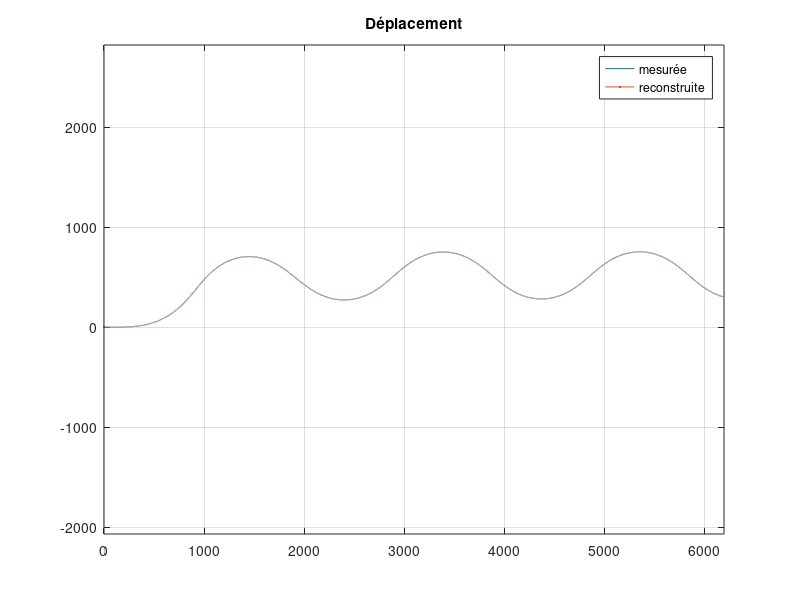
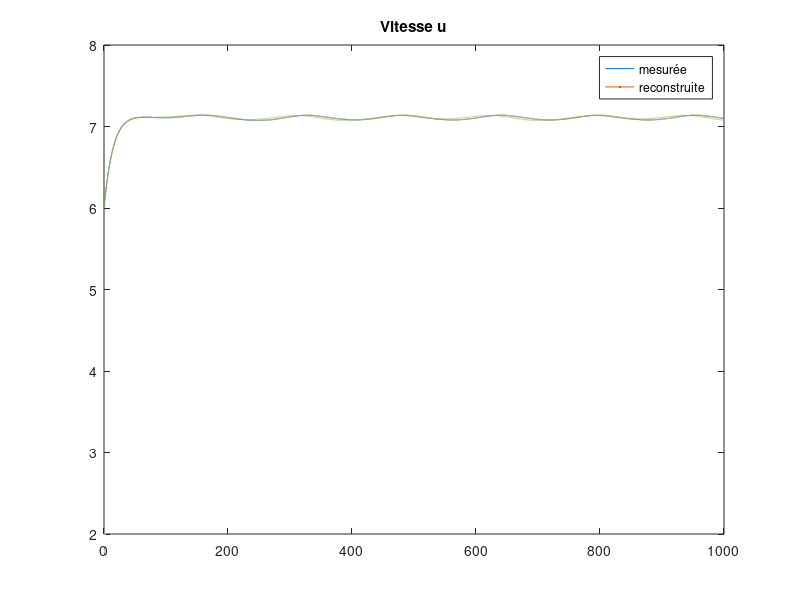
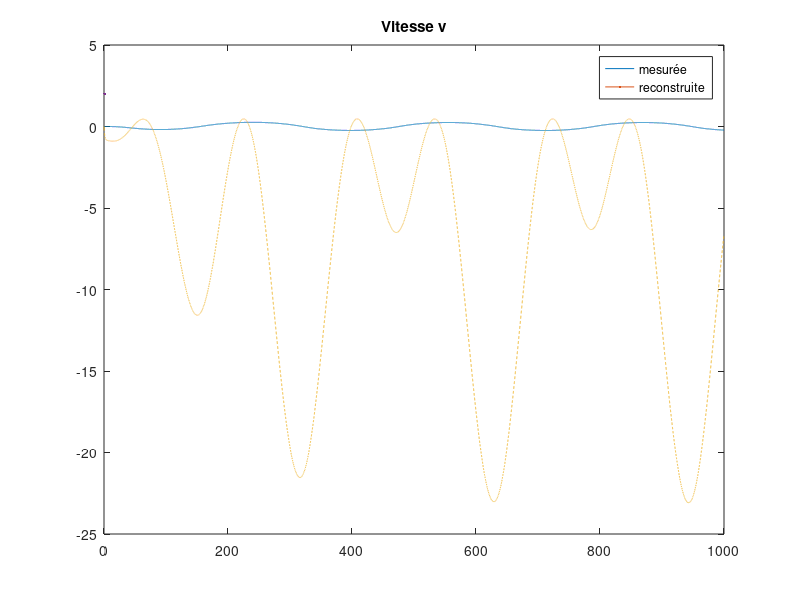
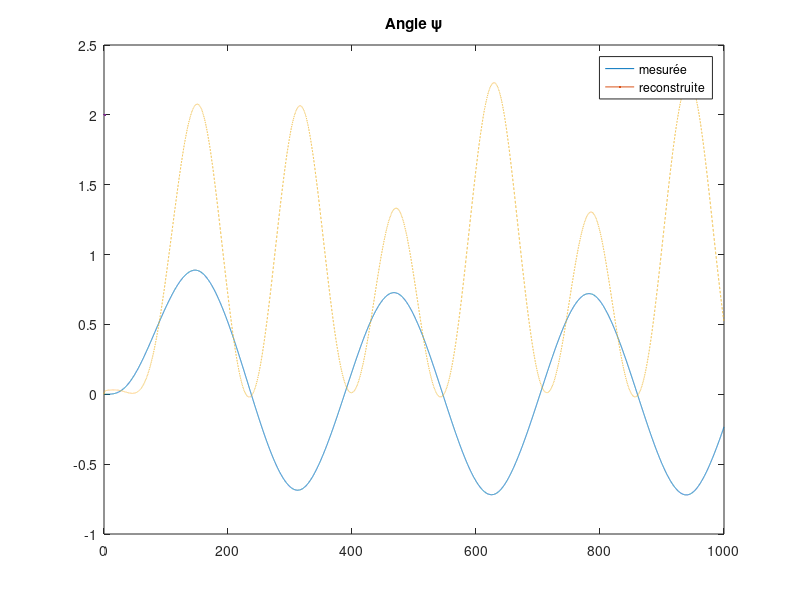

Write the MATLAB code that produced these figures, in order.
clear all
close all
clc

%% Paramètres

load('data_virage.mat')
simdata = ans;

T_final = 1000;	       
h = 0.05; 
t = 0:h:T_final;  

u     = simdata(:,1); 
v     = simdata(:,2);          
p     = rad2deg(simdata(:,3));   
ra     = (simdata(:,4));
phi   = rad2deg(simdata(:,5));
psi   = simdata(:,6);
psid   = psi*180/pi;
tauN  = simdata(:,7);
U     = simdata(:,8);
x     = simdata(:,9);
y     = simdata(:,10);
psi_d = rad2deg(simdata(:,11)); % Commande de l'angle psi sur la simulation

vx = u.*cos(psi)-v.*sin(psi);
vy = u.*sin(psi)+v.*cos(psi);

ax = gradient(u,h);
ay = gradient(v,h);

va = zeros(1,length(t));
phia = zeros(1,length(t));
for i = 2:length(t)
    va(1,i) = va(1,i-1) + ay(i-1)*h;
    phia(1,i) = phia(1,i-1) + ra(i-1)*h;
end

figure(4),
plot(t,v,t,va,'--')

%% Point d'équilibre

x_eq = 0;
y_eq = 0;
u_eq = 8;
v_eq = 1;
psi_eq = 0.1;

%% Matrice
A = [0 0 cos(psi_eq) -sin(psi_eq) -u_eq*sin(psi_eq)-v_eq*cos(psi_eq);
     0 0 sin(psi_eq) cos(psi_eq) u_eq*cos(psi_eq)-v_eq*sin(psi_eq);
     0 0 0 0 0;
     0 0 0 0 0;
     0 0 0 0 0];

B = [0 0 0;
     0 0 0;
     1 0 0;
     0 1 0;
     0 0 1];

C = [1 0 0 0 0;
     0 1 0 0 0;
     0 0 1 0 0];

D = zeros(3);

sys = ss(A,B,C,D);

Ob = obsv(A, C);
r = rank(Ob);

if r == 4

    %On enlève la partie non observable
    sysr = minreal(sys);
    [A, B, C, D] = ssdata(sysr);
    %rank(obsv(A_r, C_r))
    
    %Observateur de Luenberger
    poles_obsv = [-10 -10 -10 -11]; % Pôles plus rapides que ceux du système
    L = place(A', C', poles_obsv)';
    
    A_ob = A - L*C;

    % Initialisation de l'état
    x_0 = [x(1); y(1); u(1); v(1)];

    xr = zeros(4,length(t));
    xr(:,1) = x_0;
    
    xr_chap = zeros(4,length(t));
    xr_chap(:,1) = x_0;

    xe = [x_eq; y_eq; u_eq; v_eq];
    x_0 = x_0 - xe;

elseif r == 5
    %Observateur de Luenberger
    poles_obsv = [-10 -1 -1 -1 -5]; % Pôles plus rapides que ceux du système
    L = place(A', C', poles_obsv)';
    
    A_ob = A - L*C;

    % Initialisation de l'état
    x_0 = [x(1); y(1); u(1); v(1); phi(1)];

    xr = zeros(5,length(t));
    xr(:,1) = x_0;
    
    xr_chap = zeros(5,length(t));
    xr_chap(:,1) = x_0;

    xe = [x_eq; y_eq; u_eq; v_eq; psi_eq];

    x_0 = x_0 - xe;

end


%% Simulation

for i = 2:length(t)
    dx = A*xr(:,i-1) + B*[ax(i-1); ay(i-1); ra(i-1)];
    xr(:,i) = xr(:,i-1) + dx*h;

    dx_chap = A_ob*xr_chap(:,i-1) + B*[ax(i-1); ay(i-1); ra(i-1)] + L*[x(i-1); y(i-1); u(i-1)];
    xr_chap(:,i) = xr_chap(:,i-1) + dx_chap*h;
end



xa = xr(1,:);
yr = xr(2,:);
ur = xr(3,:);
vr = xr(4,:);

xa_chap = xr_chap(1,:);
yr_chap = xr_chap(2,:);
ur_chap = xr_chap(3,:);
vr_chap = xr_chap(4,:);

if r == 5
    psir = xr(5,:);
    psir_chap = xr_chap(5,:);

end

%% Plots
figure(1),
plot(x,y,LineWidth=2)
hold on 
plot(xa_chap,yr_chap,'--',LineWidth=2)
hold off
title('Déplacement')
legend('mesurée','reconstruite')
axis equal
grid on

figure(2),
plot(t,u,LineWidth=2)
hold on
plot(t,ur,'--',LineWidth=2)
plot(t,ur_chap,'--',LineWidth=2)
hold off
title('Vitesse u')
legend('mesurée','reconstruite')

figure(3),
plot(t,v,LineWidth=2)
hold on
plot(t,vr_chap,'--',LineWidth=2)
hold off
title('Vitesse v')
legend('mesurée','reconstruite')

figure(4),
plot(t,psi,LineWidth=2)
hold on
plot(t,psir_chap,'--',LineWidth=2)
hold off
title('Angle \psi')
legend('mesurée','reconstruite')


%%
% % On obtient vr_chap = vy ?????
% figure(5),
% plot(t,vy,t,vr_chap,'--')
% % POURQUOI ????